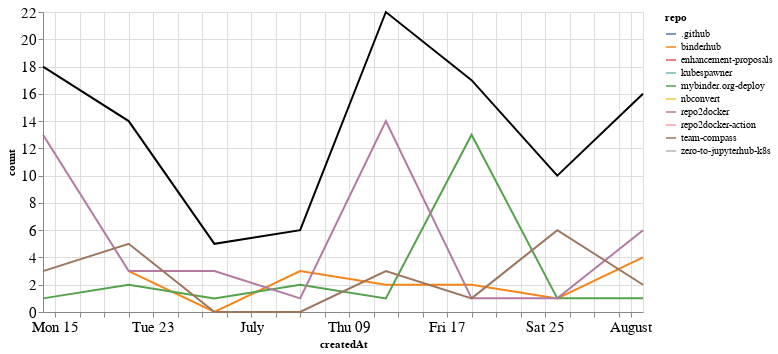

The cell this chart's notebook holds for it:
### Markdown cell above
## Comments

### Code cell
comments_time = comments.groupby('repo').resample('W', on='createdAt').count()['author'].reset_index()
comments_time = comments_time.rename(columns={'author': 'count'})
comments_time_total = comments_time.groupby('createdAt').agg({"count": "sum"}).reset_index()
ch1 = alt.Chart(comments_time, width=600).mark_line().encode(
    x='createdAt',
    y='count',
    color='repo',
    tooltip="repo"
)

ch2 = alt.Chart(comments_time_total, width=600).mark_line(color="black").encode(
    x='createdAt',
    y='count',
)

ch1 + ch2

### Figure 1 — Vega-Lite specification as saved in the notebook (floating-point values rounded to 4 significant figures)
{"config": {"axisLeft": {"labelFontSize": 15}, "axisBottom": {"labelFontSize": 15}}, "layer": [{"data": {"name": "data-9053d19332025acfbcb9f2ddd5e65e7b"}, "mark": "line", "encoding": {"color": {"type": "nominal", "field": "repo"}, "tooltip": {"type": "nominal", "field": "repo"}, "x": {"type": "temporal", "field": "createdAt"}, "y": {"type": "quantitative", "field": "count"}}, "width": 600}, {"data": {"name": "data-c4559d9ca31d214ecd265e852507f830"}, "mark": {"type": "line", "color": "black"}, "encoding": {"x": {"type": "temporal", "field": "createdAt"}, "y": {"type": "quantitative", "field": "count"}}, "width": 600}], "$schema": "https://vega.github.io/schema/vega-lite/v4.8.1.json", "datasets": {"data-9053d19332025acfbcb9f2ddd5e65e7b": [{"repo": ".github", "createdAt": "2020-06-21T00:00:00", "count": 1}, {"repo": "binderhub", "createdAt": "2020-06-21T00:00:00", "count": 3}, {"repo": "binderhub", "createdAt": "2020-06-28T00:00:00", "count": 0}, {"repo": "binderhub", "createdAt": "2020-07-05T00:00:00", "count": 3}, {"repo": "binderhub", "createdAt": "2020-07-12T00:00:00", "count": 2}, {"repo": "binderhub", "createdAt": "2020-07-19T00:00:00", "count": 2}, {"repo": "binderhub", "createdAt": "2020-07-26T00:00:00", "count": 1}, {"repo": "binderhub", "createdAt": "2020-08-02T00:00:00", "count": 4}, {"repo": "enhancement-proposals", "createdAt": "2020-07-12T00:00:00", "count": 2}, {"repo": "kubespawner", "createdAt": "2020-07-26T00:00:00", "count": 1}, {"repo": "mybinder.org-deploy", "createdAt": "2020-06-14T00:00:00", "count": 1}, {"repo": "mybinder.org-deploy", "createdAt": "2020-06-21T00:00:00", "count": 2}, {"repo": "mybinder.org-deploy", "createdAt": "2020-06-28T00:00:00", "count": 1}, {"repo": "mybinder.org-deploy", "createdAt": "2020-07-05T00:00:00", "count": 2}, {"repo": "mybinder.org-deploy", "createdAt": "2020-07-12T00:00:00", "count": 1}, {"repo": "mybinder.org-deploy", "createdAt": "2020-07-19T00:00:00", "count": 13}, {"repo": "mybinder.org-deploy", "createdAt": "2020-07-26T00:00:00", "count": 1}, {"repo": "mybinder.org-deploy", "createdAt": "2020-08-02T00:00:00", "count": 1}, {"repo": "nbconvert", "createdAt": "2020-06-14T00:00:00", "count": 1}, {"repo": "repo2docker", "createdAt": "2020-06-14T00:00:00", "count": 13}, {"repo": "repo2docker", "createdAt": "2020-06-21T00:00:00", "count": 3}, {"repo": "repo2docker", "createdAt": "2020-06-28T00:00:00", "count": 3}, {"repo": "repo2docker", "createdAt": "2020-07-05T00:00:00", "count": 1}, {"repo": "repo2docker", "createdAt": "2020-07-12T00:00:00", "count": 14}, {"repo": "repo2docker", "createdAt": "2020-07-19T00:00:00", "count": 1}, {"repo": "repo2docker", "createdAt": "2020-07-26T00:00:00", "count": 1}, {"repo": "repo2docker", "createdAt": "2020-08-02T00:00:00", "count": 6}, {"repo": "repo2docker-action", "createdAt": "2020-06-28T00:00:00", "count": 1}, {"repo": "team-compass", "createdAt": "2020-06-14T00:00:00", "count": 3}, {"repo": "team-compass", "createdAt": "2020-06-21T00:00:00", "count": 5}, {"repo": "team-compass", "createdAt": "2020-06-28T00:00:00", "count": 0}, {"repo": "team-compass", "createdAt": "2020-07-05T00:00:00", "count": 0}, {"repo": "team-compass", "createdAt": "2020-07-12T00:00:00", "count": 3}, {"repo": "team-compass", "createdAt": "2020-07-19T00:00:00", "count": 1}, {"repo": "team-compass", "createdAt": "2020-07-26T00:00:00", "count": 6}, {"repo": "team-compass", "createdAt": "2020-08-02T00:00:00", "count": 2}, {"repo": "zero-to-jupyterhub-k8s", "createdAt": "2020-08-02T00:00:00", "count": 3}], "data-c4559d9ca31d214ecd265e852507f830": [{"createdAt": "2020-06-14T00:00:00", "count": 18}, {"createdAt": "2020-06-21T00:00:00", "count": 14}, {"createdAt": "2020-06-28T00:00:00", "count": 5}, {"createdAt": "2020-07-05T00:00:00", "count": 6}, {"createdAt": "2020-07-12T00:00:00", "count": 22}, {"createdAt": "2020-07-19T00:00:00", "count": 17}, {"createdAt": "2020-07-26T00:00:00", "count": 10}, {"createdAt": "2020-08-02T00:00:00", "count": 16}]}}
